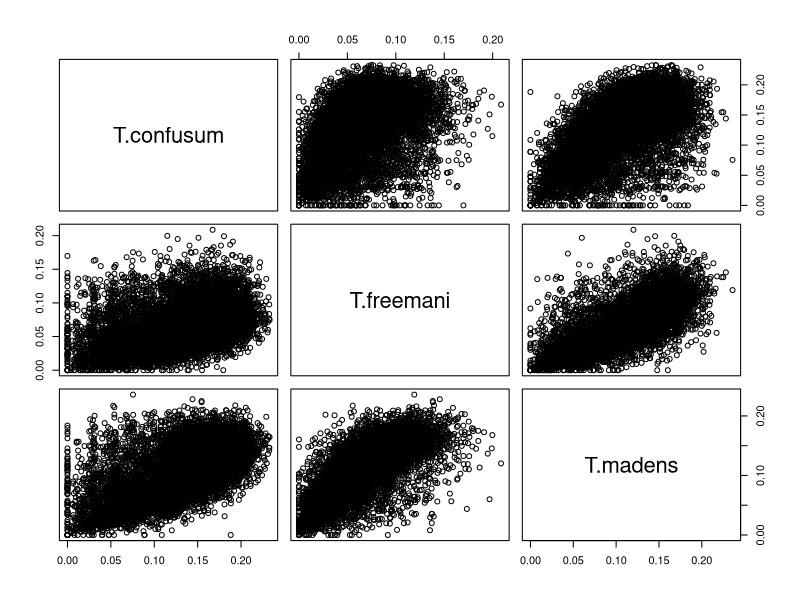
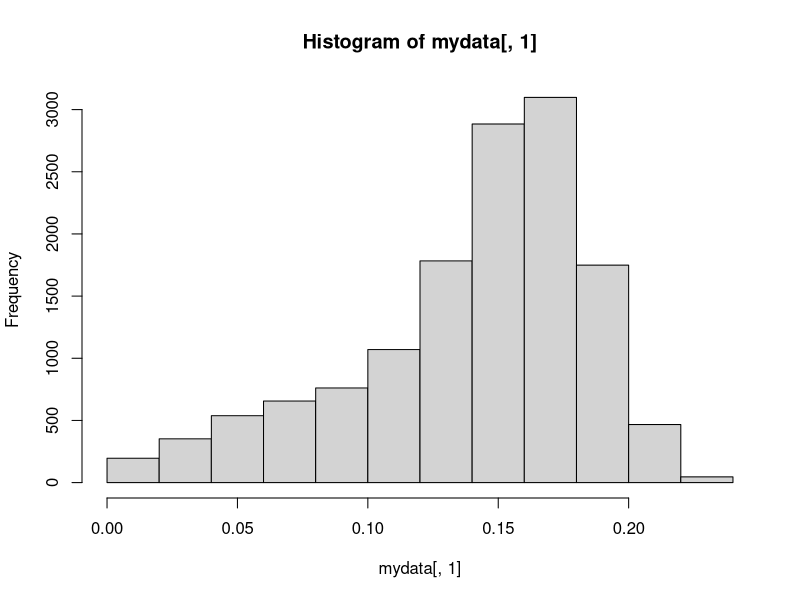
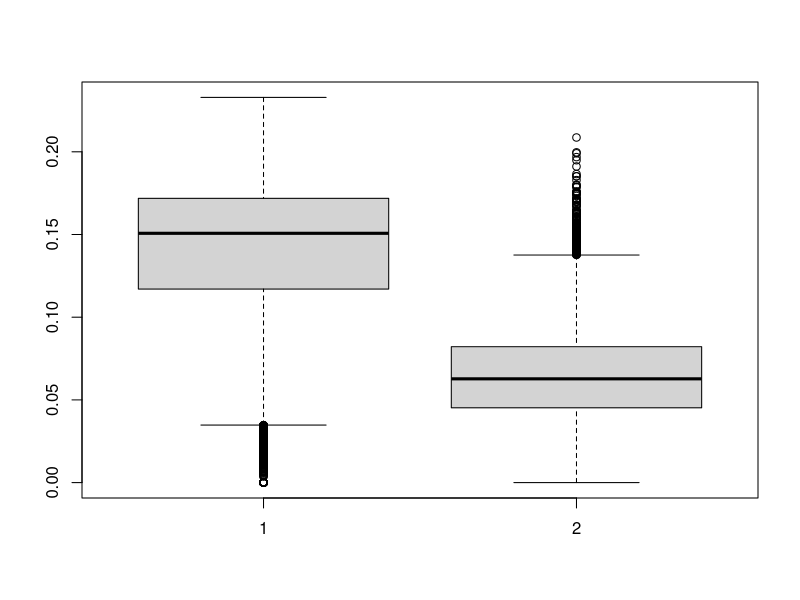
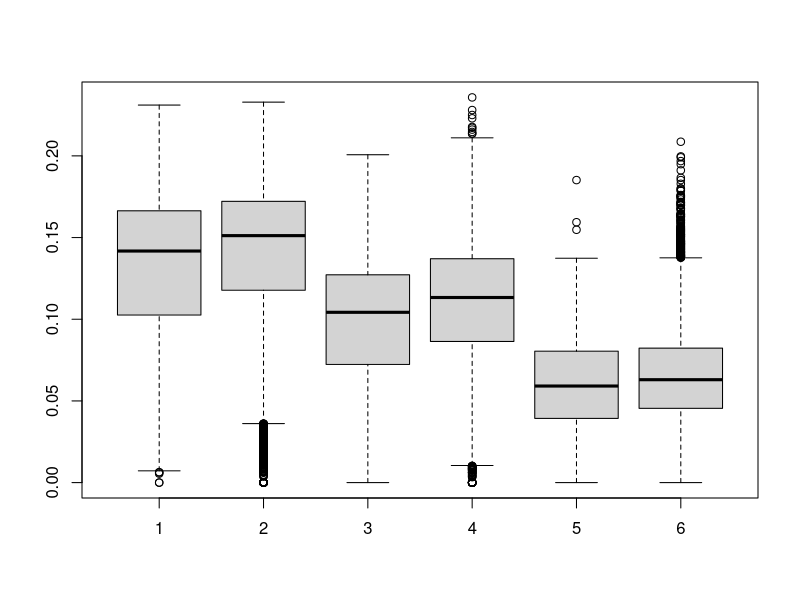
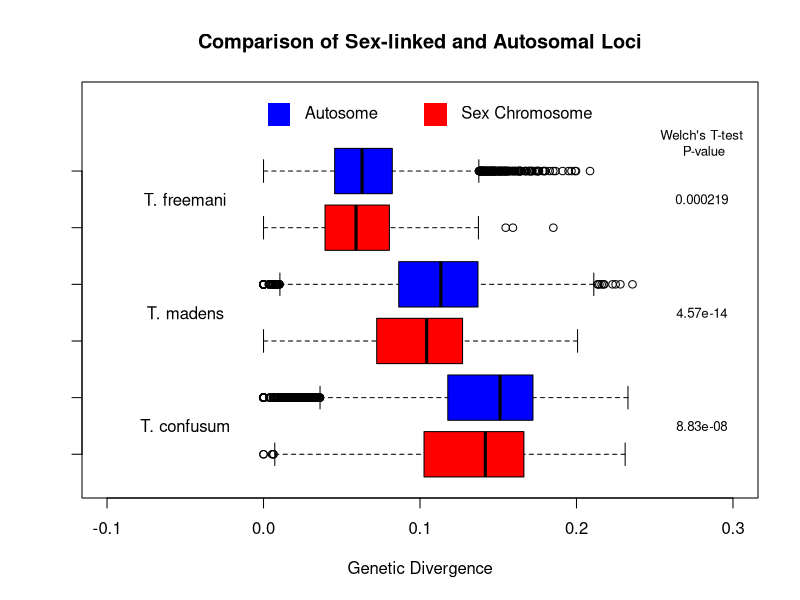

Here is the R script that generated these plots, in order:

#  Heath Blackmon 15 January 2013
#  my code for exercise two for R seminar
#  this code will create a function and produce some graphs

mydata <- read.csv("div.csv")                             #  read in the data
str(mydata)
mydata <- mydata[,3:6]                                    #  extract the column of interest

#  Lets use this data to explore some basic commands used when plotting
#  plot, hist, density, boxplot, lines, points, and text
#  we will also do our first very simple statistical test

#  FIRST FOR PLOTTING
plot(mydata[,1:3])
hist(mydata[,1])
boxplot(mydata[,1],mydata[,2])


#  our goal here is to plot the divergences of the autosomal and sex chromosome loci
#  in such a way that we can see any obvious differences  you could do this in a variety
#  of ways i will use boxplots in this example.  With a little work you could use hist, 
#  plot, or boxplot and produce equally interesting graphs.

par(mfcol=c(1,1))
attach(mydata)            #This allows us to call data by the column name see line 43,44, and 45

boxplot(mydata[Location=="Sex Chromosome",1], mydata[Location=="Autosome",1], 
        mydata[Location=="Sex Chromosome",3],mydata[Location=="Autosome",3],
        mydata[Location=="Sex Chromosome",2],mydata[Location=="Autosome",2])




#  THEY LOOK DIFFERENT, ARE THEY?
#  we can do a simple t test on each of these cases and see whether the two classes of loci really are 
#  statistically different.  To do this we will just use the function t.test 
conf <- t.test(mydata[,1] ~ Location)     #col 1 has data for one species while location is the factor variable
free <- t.test(mydata[,2] ~ Location)     #col 2 has data for one species while location is the factor variable
made <- t.test(mydata[,3] ~ Location)     #col 3 has data for one species while location is the factor variable




boxplot(mydata[Location=="Sex Chromosome",1], mydata[Location=="Autosome",1], 
        mydata[Location=="Sex Chromosome",3],mydata[Location=="Autosome",3],
        mydata[Location=="Sex Chromosome",2],mydata[Location=="Autosome",2],
        horizontal=T,
        xlab="Genetic Divergence",
        col=c("red","blue"),
        main="Comparison of Sex-linked and Autosomal Loci",
        ylim=c(-.1,.3),
        xlim=c(.5,7.3)
)

text(-.05,1.5,"T. confusum")
text(-.05,3.5,"T. madens")
text(-.05,5.5,"T. freemani")
points(0.01,7,pch=15,col="blue",cex=3)
points(0.11,7,pch=15,col="red",cex=3)
text(.02,pos=4,7,"Autosome")
text(.12,pos=4,7,"Sex Chromosome")
text(.28,6.5,"Welch's T-test\n P-value",cex=.8)


#  lets go ahead and add those results to our graph
text(.28,1.5,signif(conf$p.value, digits=3),cex=.8)
text(.28,3.5,signif(made$p.value, digits=3),cex=.8)
text(.28,5.5,signif(free$p.value, digits=3),cex=.8)
